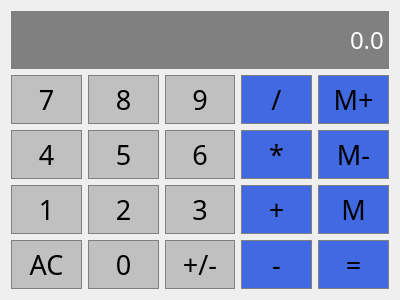
<?xml version="1.0" encoding="UTF-8"?>
<ui version="4.0">
 <class>calculator</class>
 <widget class="QDialog" name="calculator">
  <property name="geometry">
   <rect>
    <x>0</x>
    <y>0</y>
    <width>400</width>
    <height>300</height>
   </rect>
  </property>
  <property name="windowTitle">
   <string>SmartAccountant © 2019 Calculator</string>
  </property>
  <layout class="QGridLayout" name="gridLayout">
   <item row="3" column="3">
    <widget class="QPushButton" name="multiply">
     <property name="sizePolicy">
      <sizepolicy hsizetype="Preferred" vsizetype="Preferred">
       <horstretch>0</horstretch>
       <verstretch>0</verstretch>
      </sizepolicy>
     </property>
     <property name="font">
      <font>
       <family>Chiller</family>
       <pointsize>20</pointsize>
      </font>
     </property>
     <property name="styleSheet">
      <string notr="true">QPushButton{
background-color: #4169E1;
border: 1px solid gray;
padding: 5px;
}
QPushButton:pressed{
background-color: #40E0D0;
border: 1px solid gray;
padding: 5px;
}</string>
     </property>
     <property name="text">
      <string>*</string>
     </property>
    </widget>
   </item>
   <item row="4" column="4">
    <widget class="QPushButton" name="memget">
     <property name="sizePolicy">
      <sizepolicy hsizetype="Preferred" vsizetype="Preferred">
       <horstretch>0</horstretch>
       <verstretch>0</verstretch>
      </sizepolicy>
     </property>
     <property name="font">
      <font>
       <family>Chiller</family>
       <pointsize>20</pointsize>
      </font>
     </property>
     <property name="styleSheet">
      <string notr="true">QPushButton{
background-color: #4169E1;
border: 1px solid gray;
padding: 5px;
}
QPushButton:pressed{
background-color: #40E0D0;
border: 1px solid gray;
padding: 5px;
}</string>
     </property>
     <property name="text">
      <string>M</string>
     </property>
    </widget>
   </item>
   <item row="4" column="0">
    <widget class="QPushButton" name="Button1">
     <property name="sizePolicy">
      <sizepolicy hsizetype="Preferred" vsizetype="Preferred">
       <horstretch>0</horstretch>
       <verstretch>0</verstretch>
      </sizepolicy>
     </property>
     <property name="font">
      <font>
       <family>Chiller</family>
       <pointsize>20</pointsize>
      </font>
     </property>
     <property name="styleSheet">
      <string notr="true">QPushButton{
background-color: #C0C0C0;
border: 1px solid gray;
padding: 5px;
}
QPushButton:pressed{
background-color: #40E0D0;
border: 1px solid gray;
padding: 5px;
}</string>
     </property>
     <property name="text">
      <string>1</string>
     </property>
    </widget>
   </item>
   <item row="3" column="2">
    <widget class="QPushButton" name="Button6">
     <property name="sizePolicy">
      <sizepolicy hsizetype="Preferred" vsizetype="Preferred">
       <horstretch>0</horstretch>
       <verstretch>0</verstretch>
      </sizepolicy>
     </property>
     <property name="font">
      <font>
       <family>Chiller</family>
       <pointsize>20</pointsize>
      </font>
     </property>
     <property name="styleSheet">
      <string notr="true">QPushButton{
background-color: #C0C0C0;
border: 1px solid gray;
padding: 5px;
}
QPushButton:pressed{
background-color: #40E0D0;
border: 1px solid gray;
padding: 5px;
}</string>
     </property>
     <property name="text">
      <string>6</string>
     </property>
    </widget>
   </item>
   <item row="5" column="4">
    <widget class="QPushButton" name="equal">
     <property name="sizePolicy">
      <sizepolicy hsizetype="Preferred" vsizetype="Preferred">
       <horstretch>0</horstretch>
       <verstretch>0</verstretch>
      </sizepolicy>
     </property>
     <property name="font">
      <font>
       <family>Chiller</family>
       <pointsize>20</pointsize>
      </font>
     </property>
     <property name="styleSheet">
      <string notr="true">QPushButton{
background-color: #4169E1;
border: 1px solid gray;
padding: 5px;
}
QPushButton:pressed{
background-color: #40E0D0;
border: 1px solid gray;
padding: 5px;
}</string>
     </property>
     <property name="text">
      <string>=</string>
     </property>
    </widget>
   </item>
   <item row="4" column="2">
    <widget class="QPushButton" name="Button3">
     <property name="sizePolicy">
      <sizepolicy hsizetype="Preferred" vsizetype="Preferred">
       <horstretch>0</horstretch>
       <verstretch>0</verstretch>
      </sizepolicy>
     </property>
     <property name="font">
      <font>
       <family>Chiller</family>
       <pointsize>20</pointsize>
      </font>
     </property>
     <property name="styleSheet">
      <string notr="true">QPushButton{
background-color: #C0C0C0;
border: 1px solid gray;
padding: 5px;
}
QPushButton:pressed{
background-color: #40E0D0;
border: 1px solid gray;
padding: 5px;
}</string>
     </property>
     <property name="text">
      <string>3</string>
     </property>
    </widget>
   </item>
   <item row="3" column="4">
    <widget class="QPushButton" name="memclear">
     <property name="sizePolicy">
      <sizepolicy hsizetype="Preferred" vsizetype="Preferred">
       <horstretch>0</horstretch>
       <verstretch>0</verstretch>
      </sizepolicy>
     </property>
     <property name="font">
      <font>
       <family>Chiller</family>
       <pointsize>20</pointsize>
      </font>
     </property>
     <property name="styleSheet">
      <string notr="true">QPushButton{
background-color: #4169E1;
border: 1px solid gray;
padding: 5px;
}
QPushButton:pressed{
background-color: #40E0D0;
border: 1px solid gray;
padding: 5px;
}</string>
     </property>
     <property name="text">
      <string>M-</string>
     </property>
    </widget>
   </item>
   <item row="3" column="1">
    <widget class="QPushButton" name="Button5">
     <property name="sizePolicy">
      <sizepolicy hsizetype="Preferred" vsizetype="Preferred">
       <horstretch>0</horstretch>
       <verstretch>0</verstretch>
      </sizepolicy>
     </property>
     <property name="font">
      <font>
       <family>Chiller</family>
       <pointsize>20</pointsize>
      </font>
     </property>
     <property name="styleSheet">
      <string notr="true">QPushButton{
background-color: #C0C0C0;
border: 1px solid gray;
padding: 5px;
}
QPushButton:pressed{
background-color: #40E0D0;
border: 1px solid gray;
padding: 5px;
}</string>
     </property>
     <property name="text">
      <string>5</string>
     </property>
    </widget>
   </item>
   <item row="4" column="3">
    <widget class="QPushButton" name="add">
     <property name="sizePolicy">
      <sizepolicy hsizetype="Preferred" vsizetype="Preferred">
       <horstretch>0</horstretch>
       <verstretch>0</verstretch>
      </sizepolicy>
     </property>
     <property name="font">
      <font>
       <family>Chiller</family>
       <pointsize>20</pointsize>
      </font>
     </property>
     <property name="styleSheet">
      <string notr="true">QPushButton{
background-color: #4169E1;
border: 1px solid gray;
padding: 5px;
}
QPushButton:pressed{
background-color: #40E0D0;
border: 1px solid gray;
padding: 5px;
}</string>
     </property>
     <property name="text">
      <string>+</string>
     </property>
    </widget>
   </item>
   <item row="5" column="3">
    <widget class="QPushButton" name="subtract">
     <property name="sizePolicy">
      <sizepolicy hsizetype="Preferred" vsizetype="Preferred">
       <horstretch>0</horstretch>
       <verstretch>0</verstretch>
      </sizepolicy>
     </property>
     <property name="font">
      <font>
       <family>Chiller</family>
       <pointsize>20</pointsize>
      </font>
     </property>
     <property name="styleSheet">
      <string notr="true">QPushButton{
background-color: #4169E1;
border: 1px solid gray;
padding: 5px;
}
QPushButton:pressed{
background-color: #40E0D0;
border: 1px solid gray;
padding: 5px;
}</string>
     </property>
     <property name="text">
      <string>-</string>
     </property>
    </widget>
   </item>
   <item row="5" column="0">
    <widget class="QPushButton" name="clear">
     <property name="sizePolicy">
      <sizepolicy hsizetype="Preferred" vsizetype="Preferred">
       <horstretch>0</horstretch>
       <verstretch>0</verstretch>
      </sizepolicy>
     </property>
     <property name="font">
      <font>
       <family>Chiller</family>
       <pointsize>20</pointsize>
      </font>
     </property>
     <property name="styleSheet">
      <string notr="true">QPushButton{
background-color: #C0C0C0;
border: 1px solid gray;
padding: 5px;
}
QPushButton:pressed{
background-color: #40E0D0;
border: 1px solid gray;
padding: 5px;
}</string>
     </property>
     <property name="text">
      <string>AC</string>
     </property>
    </widget>
   </item>
   <item row="4" column="1">
    <widget class="QPushButton" name="Button2">
     <property name="sizePolicy">
      <sizepolicy hsizetype="Preferred" vsizetype="Preferred">
       <horstretch>0</horstretch>
       <verstretch>0</verstretch>
      </sizepolicy>
     </property>
     <property name="font">
      <font>
       <family>Chiller</family>
       <pointsize>20</pointsize>
      </font>
     </property>
     <property name="styleSheet">
      <string notr="true">QPushButton{
background-color: #C0C0C0;
border: 1px solid gray;
padding: 5px;
}
QPushButton:pressed{
background-color: #40E0D0;
border: 1px solid gray;
padding: 5px;
}</string>
     </property>
     <property name="text">
      <string>2</string>
     </property>
    </widget>
   </item>
   <item row="2" column="4">
    <widget class="QPushButton" name="memadd">
     <property name="sizePolicy">
      <sizepolicy hsizetype="Preferred" vsizetype="Preferred">
       <horstretch>0</horstretch>
       <verstretch>0</verstretch>
      </sizepolicy>
     </property>
     <property name="font">
      <font>
       <family>Chiller</family>
       <pointsize>20</pointsize>
      </font>
     </property>
     <property name="styleSheet">
      <string notr="true">QPushButton{
background-color: #4169E1;
border: 1px solid gray;
padding: 5px;
}
QPushButton:pressed{
background-color: #40E0D0;
border: 1px solid gray;
padding: 5px;
}</string>
     </property>
     <property name="text">
      <string>M+</string>
     </property>
    </widget>
   </item>
   <item row="5" column="1">
    <widget class="QPushButton" name="Button0">
     <property name="sizePolicy">
      <sizepolicy hsizetype="Preferred" vsizetype="Preferred">
       <horstretch>0</horstretch>
       <verstretch>0</verstretch>
      </sizepolicy>
     </property>
     <property name="font">
      <font>
       <family>Chiller</family>
       <pointsize>20</pointsize>
      </font>
     </property>
     <property name="styleSheet">
      <string notr="true">QPushButton{
background-color: #C0C0C0;
border: 1px solid gray;
padding: 5px;
}
QPushButton:pressed{
background-color: #40E0D0;
border: 1px solid gray;
padding: 5px;
}</string>
     </property>
     <property name="text">
      <string>0</string>
     </property>
    </widget>
   </item>
   <item row="2" column="2">
    <widget class="QPushButton" name="Button9">
     <property name="sizePolicy">
      <sizepolicy hsizetype="Preferred" vsizetype="Preferred">
       <horstretch>0</horstretch>
       <verstretch>0</verstretch>
      </sizepolicy>
     </property>
     <property name="font">
      <font>
       <family>Chiller</family>
       <pointsize>20</pointsize>
      </font>
     </property>
     <property name="styleSheet">
      <string notr="true">QPushButton{
background-color: #C0C0C0;
border: 1px solid gray;
padding: 5px;
}
QPushButton:pressed{
background-color: #40E0D0;
border: 1px solid gray;
padding: 5px;
}</string>
     </property>
     <property name="text">
      <string>9</string>
     </property>
    </widget>
   </item>
   <item row="5" column="2">
    <widget class="QPushButton" name="changesign">
     <property name="sizePolicy">
      <sizepolicy hsizetype="Preferred" vsizetype="Preferred">
       <horstretch>0</horstretch>
       <verstretch>0</verstretch>
      </sizepolicy>
     </property>
     <property name="font">
      <font>
       <family>Chiller</family>
       <pointsize>20</pointsize>
      </font>
     </property>
     <property name="styleSheet">
      <string notr="true">QPushButton{
background-color: #C0C0C0;
border: 1px solid gray;
padding: 5px;
}
QPushButton:pressed{
background-color: #40E0D0;
border: 1px solid gray;
padding: 5px;
}</string>
     </property>
     <property name="text">
      <string>+/-</string>
     </property>
    </widget>
   </item>
   <item row="2" column="0">
    <widget class="QPushButton" name="Button7">
     <property name="sizePolicy">
      <sizepolicy hsizetype="Preferred" vsizetype="Preferred">
       <horstretch>0</horstretch>
       <verstretch>0</verstretch>
      </sizepolicy>
     </property>
     <property name="font">
      <font>
       <family>Chiller</family>
       <pointsize>20</pointsize>
      </font>
     </property>
     <property name="styleSheet">
      <string notr="true">QPushButton{
background-color: #C0C0C0;
border: 1px solid gray;
padding: 5px;
}
QPushButton:pressed{
background-color: #40E0D0;
border: 1px solid gray;
padding: 5px;
}</string>
     </property>
     <property name="text">
      <string>7</string>
     </property>
    </widget>
   </item>
   <item row="3" column="0">
    <widget class="QPushButton" name="Button4">
     <property name="sizePolicy">
      <sizepolicy hsizetype="Preferred" vsizetype="Preferred">
       <horstretch>0</horstretch>
       <verstretch>0</verstretch>
      </sizepolicy>
     </property>
     <property name="font">
      <font>
       <family>Chiller</family>
       <pointsize>20</pointsize>
      </font>
     </property>
     <property name="styleSheet">
      <string notr="true">QPushButton{
background-color: #C0C0C0;
border: 1px solid gray;
padding: 5px;
}
QPushButton:pressed{
background-color: #40E0D0;
border: 1px solid gray;
padding: 5px;
}</string>
     </property>
     <property name="text">
      <string>4</string>
     </property>
    </widget>
   </item>
   <item row="2" column="1">
    <widget class="QPushButton" name="Button8">
     <property name="sizePolicy">
      <sizepolicy hsizetype="Preferred" vsizetype="Preferred">
       <horstretch>0</horstretch>
       <verstretch>0</verstretch>
      </sizepolicy>
     </property>
     <property name="font">
      <font>
       <family>Chiller</family>
       <pointsize>20</pointsize>
      </font>
     </property>
     <property name="styleSheet">
      <string notr="true">QPushButton{
background-color: #C0C0C0;
border: 1px solid gray;
padding: 5px;
}
QPushButton:pressed{
background-color: #40E0D0;
border: 1px solid gray;
padding: 5px;
}</string>
     </property>
     <property name="text">
      <string>8</string>
     </property>
    </widget>
   </item>
   <item row="2" column="3">
    <widget class="QPushButton" name="divide">
     <property name="sizePolicy">
      <sizepolicy hsizetype="Preferred" vsizetype="Preferred">
       <horstretch>0</horstretch>
       <verstretch>0</verstretch>
      </sizepolicy>
     </property>
     <property name="font">
      <font>
       <family>Chiller</family>
       <pointsize>20</pointsize>
      </font>
     </property>
     <property name="styleSheet">
      <string notr="true">QPushButton{
background-color: #4169E1;
border: 1px solid gray;
padding: 5px;
}
QPushButton:pressed{
background-color: #40E0D0;
border: 1px solid gray;
padding: 5px;
}</string>
     </property>
     <property name="text">
      <string>/</string>
     </property>
    </widget>
   </item>
   <item row="0" column="0" rowspan="2" colspan="5">
    <widget class="QLineEdit" name="display">
     <property name="sizePolicy">
      <sizepolicy hsizetype="Preferred" vsizetype="Expanding">
       <horstretch>0</horstretch>
       <verstretch>0</verstretch>
      </sizepolicy>
     </property>
     <property name="font">
      <font>
       <family>Bradley Hand ITC</family>
       <pointsize>18</pointsize>
      </font>
     </property>
     <property name="styleSheet">
      <string notr="true">QLineEdit{
background-color: gray;
border: 1px solid gray;
color: #ffffff;
}</string>
     </property>
     <property name="text">
      <string>0.0</string>
     </property>
     <property name="alignment">
      <set>Qt::AlignRight|Qt::AlignTrailing|Qt::AlignVCenter</set>
     </property>
    </widget>
   </item>
  </layout>
 </widget>
 <resources/>
 <connections/>
</ui>
